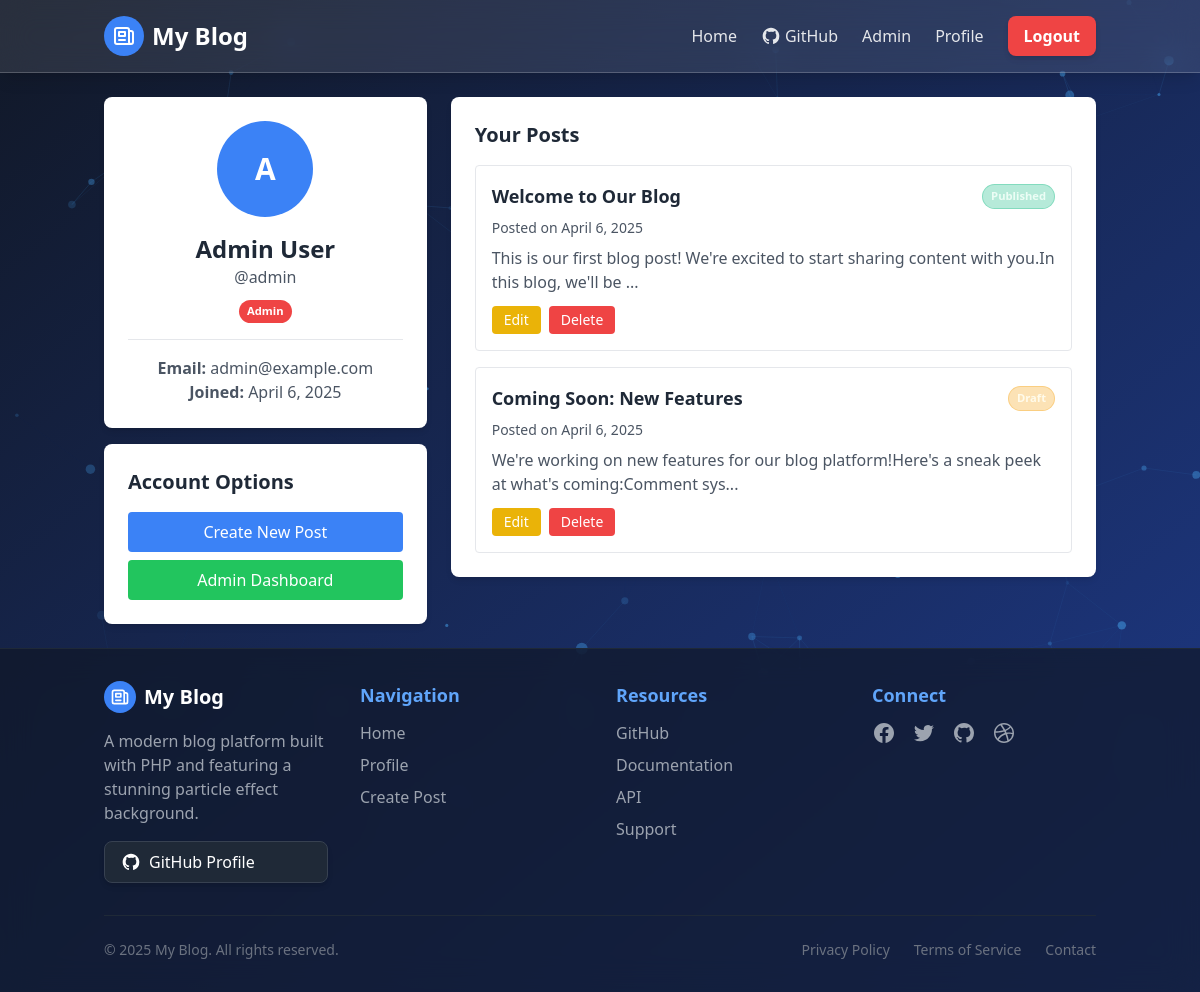
/public/users/profile (signed in), run on the app's committed database.
### tables this page shows
CREATE TABLE IF NOT EXISTS users (
  id INT AUTO_INCREMENT PRIMARY KEY,
  name VARCHAR(255) NOT NULL,
  email VARCHAR(255) NOT NULL UNIQUE,
  username VARCHAR(50) NOT NULL UNIQUE,
  password VARCHAR(255) NOT NULL,
  role ENUM('admin', 'user') NOT NULL DEFAULT 'user',
  created_at TIMESTAMP DEFAULT CURRENT_TIMESTAMP,
  updated_at TIMESTAMP DEFAULT CURRENT_TIMESTAMP ON UPDATE CURRENT_TIMESTAMP
);

CREATE TABLE IF NOT EXISTS posts (
  id INT AUTO_INCREMENT PRIMARY KEY,
  user_id INT NOT NULL,
  title VARCHAR(255) NOT NULL,
  slug VARCHAR(255) NOT NULL UNIQUE,
  body TEXT NOT NULL,
  image VARCHAR(255) NOT NULL DEFAULT 'noimage.jpg',
  status ENUM('published', 'draft') NOT NULL DEFAULT 'published',
  created_at TIMESTAMP DEFAULT CURRENT_TIMESTAMP,
  updated_at TIMESTAMP DEFAULT CURRENT_TIMESTAMP ON UPDATE CURRENT_TIMESTAMP,
  FOREIGN KEY (user_id) REFERENCES users(id) ON DELETE CASCADE
);

### app/controllers/Users.php (called while the page is built, shortened)
<?php
class Users extends Controller {
    private $userModel;
    private $postModel;
    public function __construct() {
        $this->userModel = $this->model('User');
        $this->postModel = $this->model('Post');
    }
    public function profile() {
        $user = $this->userModel->getUserById($_SESSION['user_id']);
        $posts = $this->postModel->getUserPosts($_SESSION['user_id']);
        $data = [
            'user' => $user,
            'posts' => $posts
        ];
        $this->view('users/profile', $data);
    }
}
?>

### app/helpers/Router.php (called while the page is built, shortened)
<?php
class Router {
    protected $currentMethod = DEFAULT_METHOD;
    public function __construct() {
        $url = $this->getUrl();
        if(isset($url[0]) && file_exists('../app/controllers/' . ucwords($url[0]) . '.php')) {
            unset($url[0]);
        }
        $this->currentController = new $this->currentController;
        if(isset($url[1])) {
            if(method_exists($this->currentController, $url[1])) {
                $this->currentMethod = $url[1];
                unset($url[1]);
            }
        }
        $this->params = $url ? array_values($url) : [];
        call_user_func_array([$this->currentController, $this->currentMethod], $this->params);
    }
    public function getUrl() {
        if(isset($_GET['url'])) {
            $url = rtrim($_GET['url'], '/');
            $url = filter_var($url, FILTER_SANITIZE_URL);
            $url = explode('/', $url);
            return $url;
        }
        return ['posts', 'index'];
    }
}
?>

### public/index.php (called while the page is built, shortened)
<?php
require_once '../app/helpers/Router.php';
require_once '../app/models/Database.php';
$router = new Router();
?>

### app/models/Database.php (called while the page is built, shortened)
<?php
class Database {
    private $host = DB_HOST;
    private $user = DB_USER;
    private $pass = DB_PASS;
    private $dbname = DB_NAME;
    private $dbh;
    private $stmt;
    public function __construct() {
        $dsn = 'mysql:host=' . $this->host . ';dbname=' . $this->dbname;
        $options = array(
            PDO::ATTR_PERSISTENT => true,
            PDO::ATTR_ERRMODE => PDO::ERRMODE_EXCEPTION
        );
        try {
            $this->dbh = new PDO($dsn, $this->user, $this->pass, $options);
        } catch(PDOException $e) {
            $this->error = $e->getMessage();
            echo 'Database Connection Error: ' . $this->error;
        }
    }
    public function query($sql) {
        $this->stmt = $this->dbh->prepare($sql);
    }
    public function bind($param, $value, $type = null) {
        if(is_null($type)) {
            switch(true) {
                case is_int($value):
                    $type = PDO::PARAM_INT;
                    break;
            }
        }
        $this->stmt->bindValue($param, $value, $type);
    }
    public function execute() {
        return $this->stmt->execute();
    }
    public function resultSet() {
        $this->execute();
        return $this->stmt->fetchAll(PDO::FETCH_OBJ);
    }
    public function single() {
        $this->execute();
        return $this->stmt->fetch(PDO::FETCH_OBJ);
    }
}
?>

### app/models/User.php (called while the page is built, shortened)
<?php
class User {
    private $db;
    public function __construct() {
        $this->db = new Database;
    }
    public function getUserById($id) {
        $this->db->query('SELECT * FROM users WHERE id = :id');
        $this->db->bind(':id', $id);
        return $this->db->single();
    }
}
?>

### app/models/Post.php (called while the page is built, shortened)
<?php
class Post {
    private $db;
    public function __construct() {
        $this->db = new Database;
    }
    public function getUserPosts($userId) {
        $this->db->query('SELECT * FROM posts WHERE user_id = :user_id ORDER BY created_at DESC');
        $this->db->bind(':user_id', $userId);
        return $this->db->resultSet();
    }
}
?>

### app/views/users/profile.php (the view)
<?php require APPROOT . '/views/includes/header.php'; ?>
<div class="flex flex-col md:flex-row gap-6">
  <div class="md:w-1/3">
    <div class="bg-white rounded-lg shadow-md p-6">
      <div class="text-center">
        <div class="h-24 w-24 rounded-full bg-blue-500 flex items-center justify-center text-white text-3xl font-bold mx-auto mb-4">
          <?php echo substr($data['user']->name, 0, 1); ?>
        </div>
        <h2 class="text-2xl font-bold text-gray-800"><?php echo $data['user']->name; ?></h2>
        <p class="text-gray-600 mb-2">@<?php echo $data['user']->username; ?></p>
        <?php if($data['user']->role == 'admin') : ?>
          <span class="admin-badge">Admin</span>
        <?php endif; ?>
        <div class="mt-4 pt-4 border-t border-gray-200">
          <p class="text-gray-600">
            <span class="font-semibold">Email:</span> <?php echo $data['user']->email; ?>
          </p>
          <p class="text-gray-600">
            <span class="font-semibold">Joined:</span> <?php echo date('F j, Y', strtotime($data['user']->created_at)); ?>
          </p>
        </div>
      </div>
    </div>
    <?php if($data['user']->id == $_SESSION['user_id']) : ?>
      <div class="mt-4 bg-white rounded-lg shadow-md p-6">
        <h3 class="text-xl font-bold text-gray-800 mb-4">Account Options</h3>
        <div class="space-y-2">
          <a href="<?php echo BASE_URL; ?>/posts/add" class="block py-2 px-4 bg-blue-500 hover:bg-blue-600 text-white rounded text-center">
            Create New Post
          </a>
          <?php if($data['user']->role == 'admin') : ?>
            <a href="<?php echo BASE_URL; ?>/admin" class="block py-2 px-4 bg-green-500 hover:bg-green-600 text-white rounded text-center">
              Admin Dashboard
            </a>
          <?php endif; ?>
        </div>
      </div>
    <?php endif; ?>
  </div>
  <div class="md:w-2/3">
    <div class="bg-white rounded-lg shadow-md p-6">
      <h3 class="text-xl font-bold text-gray-800 mb-4">
        <?php echo ($data['user']->id == $_SESSION['user_id']) ? 'Your Posts' : $data['user']->name . '\'s Posts'; ?>
      </h3>
      <?php if(empty($data['posts'])) : ?>
        <div class="bg-gray-100 p-4 rounded">
          <p class="text-gray-600 text-center">No posts yet.</p>
        </div>
      <?php else : ?>
        <div class="space-y-4">
          <?php foreach($data['posts'] as $post) : ?>
            <div class="border border-gray-200 rounded p-4 hover:bg-gray-50">
              <div class="flex justify-between items-start">
                <h4 class="text-lg font-semibold text-gray-800">
                  <a href="<?php echo BASE_URL; ?>/posts/show/<?php echo $post->id; ?>" class="hover:text-blue-600">
                    <?php echo $post->title; ?>
                  </a>
                </h4>
                <div>
                  <?php if($post->status == 'published') : ?>
                    <span class="status-published">Published</span>
                  <?php else : ?>
                    <span class="status-draft">Draft</span>
                  <?php endif; ?>
                </div>
              </div>
              <p class="text-sm text-gray-600 mt-2">
                Posted on <?php echo date('F j, Y', strtotime($post->created_at)); ?>
              </p>
              <p class="text-gray-600 mt-2">
                <?php echo substr(strip_tags($post->body), 0, 100) . '...'; ?>
              </p>
              <?php if($data['user']->id == $_SESSION['user_id'] || $_SESSION['user_role'] == 'admin') : ?>
                <div class="mt-3 flex space-x-2">
                  <a href="<?php echo BASE_URL; ?>/posts/edit/<?php echo $post->id; ?>" class="py-1 px-3 bg-yellow-500 hover:bg-yellow-600 text-white text-sm rounded">
                    Edit
                  </a>
                  <form action="<?php echo BASE_URL; ?>/posts/delete/<?php echo $post->id; ?>" method="POST" class="inline">
                    <button type="submit" onclick="return confirm('Are you sure you want to delete this post?');" class="py-1 px-3 bg-red-500 hover:bg-red-600 text-white text-sm rounded delete-btn">
                      Delete
                    </button>
                  </form>
                </div>
              <?php endif; ?>
            </div>
          <?php endforeach; ?>
        </div>
      <?php endif; ?>
    </div>
  </div>
</div>
<?php require APPROOT . '/views/includes/footer.php'; ?>

### data on the page
users: name "A", name "Admin User", username "admin", email "admin@example.com", created_at "April 6, 2025"
posts: title "Welcome to Our Blog", status "Published", created_at "April 6, 2025", body "This is our first blog post! We're excited to start sharing content with you.In this blog, we'll be"
posts: title "Coming Soon: New Features", status "Draft", created_at "April 6, 2025", body "We're working on new features for our blog platform!Here's a sneak peek at what's coming:Comment sys"

### other printed values
APP_NAME "My Blog"
